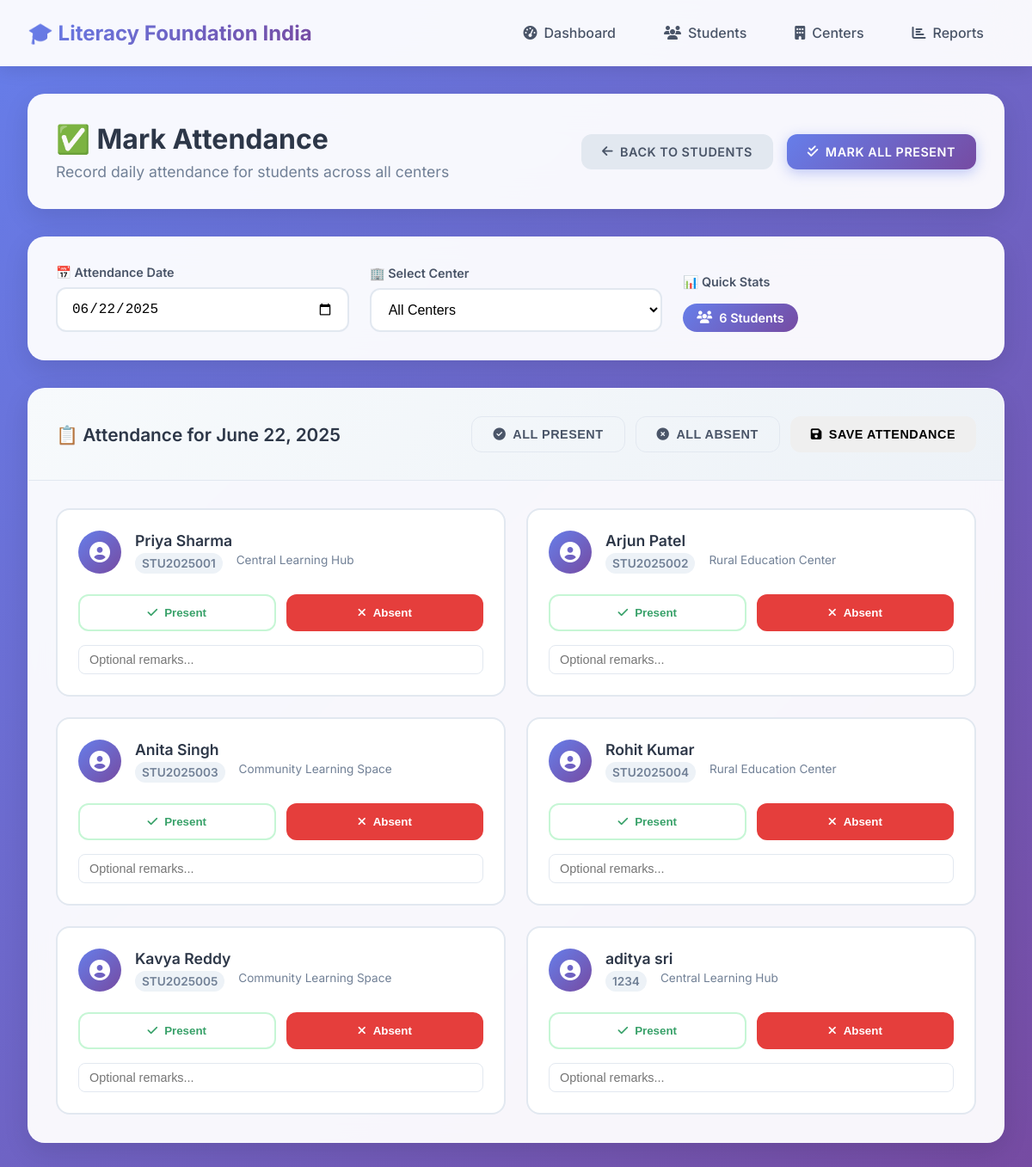
The page /students/attendance/ on the database its author committed.
### students/models.py (models this page shows, shortened)
class Student(models.Model):
    GENDER_CHOICES = [
        ('M', 'Male'),
        ('F', 'Female'),
        ('O', 'Other'),
    ]
    student_id = models.CharField(max_length=20, unique=True)
    first_name = models.CharField(max_length=100)
    last_name = models.CharField(max_length=100)
    date_of_birth = models.DateField()
    gender = models.CharField(max_length=1, choices=GENDER_CHOICES)
    center = models.ForeignKey(Center, on_delete=models.CASCADE)
    enrollment_date = models.DateField(auto_now_add=True)
    is_active = models.BooleanField(default=True)
    guardian_name = models.CharField(max_length=200)
    guardian_phone = models.CharField(max_length=15)

### centers/models.py (models this page shows, shortened)
class Center(models.Model):
    name = models.CharField(max_length=200)
    location = models.CharField(max_length=300)
    coordinator = models.ForeignKey(User, on_delete=models.CASCADE)
    established_date = models.DateField()
    capacity = models.IntegerField()
    is_active = models.BooleanField(default=True)

### students/views.py (the view, shortened to what this page needs)
# urls.py: path('attendance/', views.mark_attendance, name='mark_attendance'),
def mark_attendance(request):
    selected_date = date.today()
    selected_center = None
    if request.GET.get('date'):
        try:
            selected_date = date.fromisoformat(request.GET.get('date'))
        except ValueError:
            selected_date = date.today()
    if request.GET.get('center'):
        selected_center = request.GET.get('center')
    students = Student.objects.filter(is_active=True).select_related('center')
    if selected_center:
        students = students.filter(center_id=selected_center)
    today_attendance = Attendance.objects.filter(
        date=selected_date
    ).select_related('student')
    if selected_center:
        today_attendance = today_attendance.filter(student__center_id=selected_center)
    centers = Center.objects.filter(is_active=True)
    context = {
        'students': students,
        'centers': centers,
        'today_attendance': today_attendance,
        'selected_date': selected_date,
        'selected_center': selected_center,
    }
    return render(request, 'students/mark_attendance.html', context)

### templates/students/mark_attendance.html (shortened to what this page needs)
{% extends 'base/base.html' %}
{% block content %}
<div class="page-header">
    <div class="header-content">
        <div class="header-text">
            <h1>✅ Mark Attendance</h1>
            <p>Record daily attendance for students across all centers</p>
        </div>
        <div class="header-actions">
            <a href="{% url 'student_list' %}" class="btn btn-secondary">
                <i class="fas fa-arrow-left"></i> Back to Students
            </a>
            <a href="#" class="btn btn-primary" onclick="markAllPresent()">
                <i class="fas fa-check-double"></i> Mark All Present
            </a>
        </div>
    </div>
</div>
<div class="attendance-filter-section">
    <div class="filter-container">
        <form method="GET" class="attendance-filter-form" id="filterForm">
            <div class="filter-grid">
                <div class="filter-group">
                    <label class="filter-label">📅 Attendance Date</label>
                    <input type="date" name="date" value="{{ selected_date|date:'Y-m-d' }}"
                           class="form-control" onchange="document.getElementById('filterForm').submit();">
                </div>
                <div class="filter-group">
                    <label class="filter-label">🏢 Select Center</label>
                    <select name="center" class="form-control" onchange="document.getElementById('filterForm').submit();">
                        <option value="">All Centers</option>
                    </select>
                </div>
                <div class="filter-group">
                    <label class="filter-label">📊 Quick Stats</label>
                    <div class="quick-stats">
                        <span class="stat-item">
                            <i class="fas fa-users"></i>
                            {{ students.count }} Students
                        </span>
                    </div>
                </div>
            </div>
        </form>
    </div>
</div>
<div class="attendance-marking-section">
    <form method="POST" id="attendanceForm">
        <div class="attendance-header">
            <h3>📋 Attendance for {{ selected_date|date:"F d, Y" }}</h3>
            <div class="attendance-actions">
                <button type="button" class="btn btn-outline" onclick="markAllPresent()">
                    <i class="fas fa-check-circle"></i> All Present
                </button>
                <button type="button" class="btn btn-outline" onclick="markAllAbsent()">
                    <i class="fas fa-times-circle"></i> All Absent
                </button>
                <button type="submit" class="btn btn-success">
                    <i class="fas fa-save"></i> Save Attendance
                </button>
            </div>
        </div>
        <div class="attendance-grid">
            {% for student in students %}
            <div class="attendance-card" data-student-id="{{ student.id }}">
                <div class="student-info">
                    <div class="student-avatar">
                        <i class="fas fa-user-circle"></i>
                    </div>
                    <div class="student-details">
                        <div class="student-name">{{ student.first_name }} {{ student.last_name }}</div>
                        <div class="student-meta">
                            <span class="student-id">{{ student.student_id }}</span>
                            <span class="student-center">{{ student.center.name }}</span>
                        </div>
                    </div>
                </div>
                <div class="attendance-controls">
                    <div class="attendance-buttons">
                        <button type="button" class="attendance-btn present-btn"
                                onclick="markAttendance({{ student.id }}, 'present', this)">
                            <i class="fas fa-check"></i>
                            <span>Present</span>
                        </button>
                        <button type="button" class="attendance-btn absent-btn active"
                                onclick="markAttendance({{ student.id }}, 'absent', this)">
                            <i class="fas fa-times"></i>
                            <span>Absent</span>
                        </button>
                    </div>
                    <div class="remarks-section">
                        <input type="text" name="remarks_{{ student.id }}"
                               placeholder="Optional remarks..." class="remarks-input">
                    </div>
                </div>
            </div>
            {% empty %}
            <div class="empty-state">
                <i class="fas fa-user-plus empty-icon"></i>
                <h3>No Students Found</h3>
                <p>Please select a center or add students to mark attendance.</p>
            </div>
            {% endfor %}
        </div>
    </form>
</div>
{% endblock %}

### rows shown on the page
Student: first_name "Priya", last_name "Sharma", student_id "STU2025001", center.name "Central Learning Hub"
Student: first_name "Arjun", last_name "Patel", student_id "STU2025002", center.name "Rural Education Center"
Student: first_name "Anita", last_name "Singh", student_id "STU2025003", center.name "Community Learning Space"
Student: first_name "Rohit", last_name "Kumar", student_id "STU2025004", center.name "Rural Education Center"
Student: first_name "Kavya", last_name "Reddy", student_id "STU2025005", center.name "Community Learning Space"
Student: first_name "aditya", last_name "sri", student_id "1234", center.name "Central Learning Hub"

### other values the page prints
{{ students.count }} "6"
